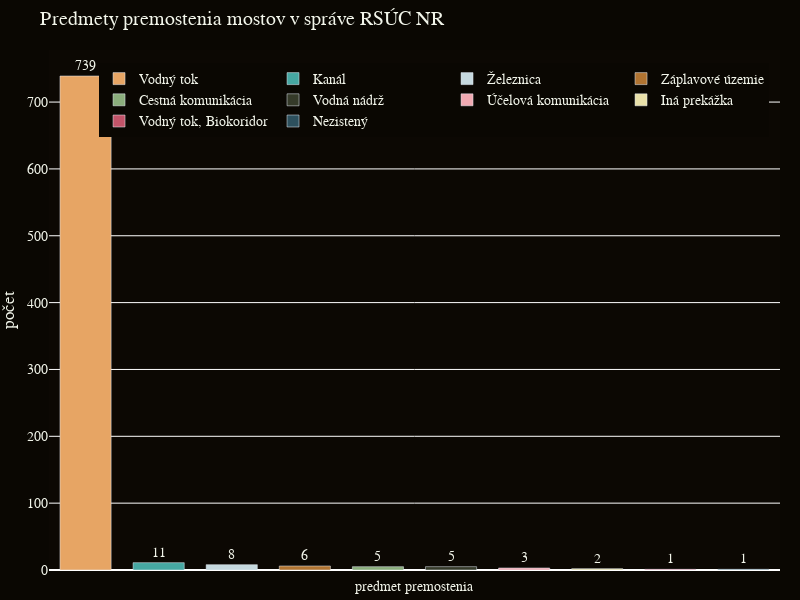

Here is the notebook cell this chart was saved with:
### Code cell
import plotly.graph_objects as go

# Define the color palette
color_palette = ['#e7a564', '#46a7a2', '#c6d9df', '#b17431',
                 '#8bae7c', '#353a29', '#f1aab2', '#eae1a9',
                 '#c25469', '#2d505d'
                 ]

# Get the obstacle counts
obstacle_counts = filtered_bridges["Predmet_premostenia"].value_counts()

# Create a bar plot
fig = go.Figure()

# Add traces for each obstacle type, include the count as text, and set textposition to 'auto' for automatic placement
for obstacle, count, color in zip(obstacle_counts.index, obstacle_counts.values, color_palette):
    fig.add_trace(go.Bar(
        x=[obstacle],  # Set x to obstacle for vertical bars
        y=[count],
        name=obstacle,
        marker_color=color,
        text=[count],  # Add the count as text for each bar
        textposition='outside'  # Position the text outside of bars
    ))

# Update the layout with additional configurations
fig.update_layout(
    title="Predmety premostenia mostov v správe RSÚC NR",
    yaxis_title="počet",
    xaxis=dict(
        showticklabels=False
    ),
    plot_bgcolor='#0c0803',  # Set dark background color for plot area
    paper_bgcolor='#0A0702',  # Set dark background color for paper area
    font=dict(family="Montserrat, sans-serif",
              size=14,
              color="#F2F5EA"),  # Set font properties
    legend=dict(
        orientation="h",  # Horizontal legend orientation
        yanchor="top",  # Anchor legend to the top
        y=0.975,  # Position the legend slightly above the plot
        xanchor="right",  # Anchor legend to the right
        x=0.985  # Align legend to the right
    ),
    margin=dict(l=0, r=20, t=50, b=30),  # Adjust margins for tight layout
    bargap=0.3,  # Increase the gap between bars for more space
    width=800,  # Set figure width
    height=600  # Set figure height
)

# Add a custom x-axis label using annotations
fig.update_layout(
    annotations=[
        dict(
            x=0.5,  # x-coordinate position (0.5 for center)
            # y-coordinate position (-0.075 places it below the bars)
            y=-0.05,
            xref='paper',  # Use 'paper' for positioning relative to the plot area
            yref='paper',  # Use 'paper' for positioning relative to the plot area
            showarrow=False,  # Do not show an arrow
            text="predmet premostenia",  # The text you want as the x-axis label
            # Match the font size with the rest of the plot
            font=dict(family="Montserrat, sans-serif",
                      size=14),
        )
    ]
)

# Show the updated plot
fig.show()

### Figure 1 — Plotly figure (JSON) as saved in the notebook; plotly's stock layout.template omitted (floating-point values rounded to 4 significant figures)
{"data": [{"marker": {"color": "#e7a564"}, "name": "Vodný tok", "text": ["739"], "textposition": "outside", "type": "bar", "x": ["Vodný tok"], "y": [739]}, {"marker": {"color": "#46a7a2"}, "name": "Kanál", "text": ["11"], "textposition": "outside", "type": "bar", "x": ["Kanál"], "y": [11]}, {"marker": {"color": "#c6d9df"}, "name": "Železnica", "text": ["8"], "textposition": "outside", "type": "bar", "x": ["Železnica"], "y": [8]}, {"marker": {"color": "#b17431"}, "name": "Záplavové územie", "text": ["6"], "textposition": "outside", "type": "bar", "x": ["Záplavové územie"], "y": [6]}, {"marker": {"color": "#8bae7c"}, "name": "Cestná komunikácia", "text": ["5"], "textposition": "outside", "type": "bar", "x": ["Cestná komunikácia"], "y": [5]}, {"marker": {"color": "#353a29"}, "name": "Vodná nádrž", "text": ["5"], "textposition": "outside", "type": "bar", "x": ["Vodná nádrž"], "y": [5]}, {"marker": {"color": "#f1aab2"}, "name": "Účelová komunikácia", "text": ["3"], "textposition": "outside", "type": "bar", "x": ["Účelová komunikácia"], "y": [3]}, {"marker": {"color": "#eae1a9"}, "name": "Iná prekážka", "text": ["2"], "textposition": "outside", "type": "bar", "x": ["Iná prekážka"], "y": [2]}, {"marker": {"color": "#c25469"}, "name": "Vodný tok, Biokoridor", "text": ["1"], "textposition": "outside", "type": "bar", "x": ["Vodný tok, Biokoridor"], "y": [1]}, {"marker": {"color": "#2d505d"}, "name": "Nezistený", "text": ["1"], "textposition": "outside", "type": "bar", "x": ["Nezistený"], "y": [1]}], "layout": {"annotations": [{"font": {"family": "Montserrat, sans-serif", "size": 14}, "showarrow": false, "text": "predmet premostenia", "x": 0.5, "xref": "paper", "y": -0.05, "yref": "paper"}], "bargap": 0.3, "font": {"color": "#F2F5EA", "family": "Montserrat, sans-serif", "size": 14}, "height": 600, "legend": {"orientation": "h", "x": 0.985, "xanchor": "right", "y": 0.975, "yanchor": "top"}, "margin": {"b": 30, "l": 0, "r": 20, "t": 50}, "paper_bgcolor": "#0A0702", "plot_bgcolor": "#0c0803", "title": {"text": "Predmety premostenia mostov v správe RSÚC NR"}, "width": 800, "xaxis": {"showticklabels": false}, "yaxis": {"title": {"text": "počet"}}}}
